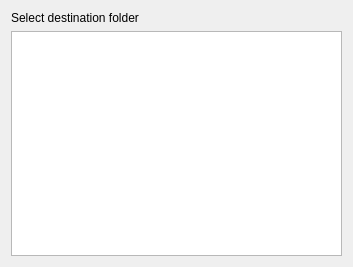
<?xml version="1.0" encoding="UTF-8"?>
<ui version="4.0">
 <class>selectDestinationFolderWidget</class>
 <widget class="QWidget" name="selectDestinationFolderWidget">
  <property name="geometry">
   <rect>
    <x>0</x>
    <y>0</y>
    <width>353</width>
    <height>267</height>
   </rect>
  </property>
  <property name="windowTitle">
   <string>Form</string>
  </property>
  <layout class="QVBoxLayout" name="verticalLayout">
   <item>
    <widget class="QLabel" name="label">
     <property name="text">
      <string>Select destination folder</string>
     </property>
    </widget>
   </item>
   <item>
    <widget class="QTreeView" name="treeView"/>
   </item>
  </layout>
 </widget>
 <resources/>
 <connections/>
</ui>
